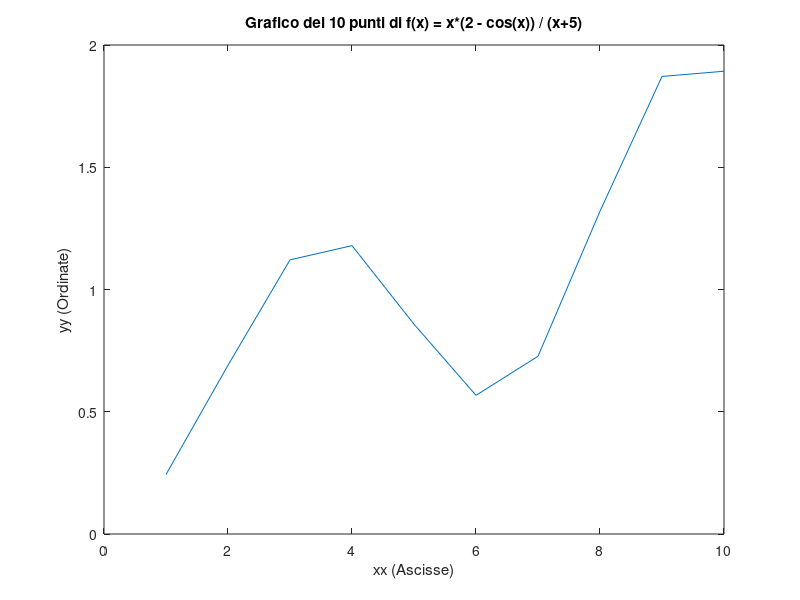

Here is the MATLAB script that generated this plot:
% ESERCIZI PARTE 1

% genera il vettore riga v = [2, −4, 7, 9, 13];
v= [2, -4, 7, 9, 13];

% genera il vettore colonna w = [3, 6, 9, 12, 15] con la function linspace
w= linspace(3, 15, 5); % (15-3)/(n-1)= 3, 3, 6, 9 ecc. fino a 15
w= w';

% genera il vettore riga z = [5, 6, 7, . . . , 43, 44] con il comando :
z= [5:44];

% genera il vettore v_ord avente le componenti di v ordinate in modo
% crescente con opportuna funzione Matlab;
v_ord= sort(v);

% genera il vettore riga z2 eliminando da z le componenti in posizione
% 3 e 33;
z2= z;
z2([3, 33])= [];
disp('size di z:')
disp(size(z))
disp('size di z2:')
disp(size(z2))

% genera il vettore riga z3 eliminando da z tutte le componenti in
% posizione dispari;
z3= z(2:2:end);
disp(' size di 23:')
disp(size(z3))

% esegue il prodotto righe per colonne s = v · w
s= v*w;

% estrae nel vettore riga t nell'ordine le componenti 5, 11, 32, 3, 6 di z
t= z([5, 11, 32, 3, 6]);

% esegue il prodotto puntuale di (Hadamard) p tra v e t, ovvero
% pi = vi · ti, 1 = 1, . . . , 5
% usando operatore puntuale;
p= v .* t;

% esegue il prodotto puntuale precedente mediante ciclo for ;
p_for= zeros(1, length(v));

for i=1:length(v)
    p_for(i)= v(i)*t(i);
end

% calcola la combinazione lineare c = 3v + 2t + 4w^T
c= 3*v + 2*t + 4*w';

% calcola il prodotto esterno (si tratta sempre di un prodotto righe per
% colonne) E = w · v
E= w*v;

% osservato che E è una matrice quadrata 5x5, calcola il determinante di
% E con opportuna funzione Matlab
det_E= det(E);
disp('Il determinante di E, è:')
disp(det_E)

% calcola la somma sv delle componenti di v con opportuna funzione
% Matlab
sv= sum(v);

% genera il vettore v inv avente le componenti di v in ordine inverso
v_inv= v(end:-1:1);

v_inv2= zeros(1, length(v));
n= length(v);
for i=1:length(v)
    v_inv2(i)= v(n);
    n= n-1;
end

% calcola il massimo MW delle componenti in w
MW= w(1);

for i=2:length(w)
    if w(i) > MW
        MW= w(i);
    end
end

% calcola il minimo mw delle componenti in w
mw= w(1);

for i=2:length(w)
    if w(i) < mw
        mw= w(i);
    end
end

% estrae dalla matrice E, la matrice T 3 × 4 avente le prime 3 righe e
% le ultime 4 colonne di E
T= E(1:3, end-3:end);

% estrae dalla matrice E, la matrice Q 4×4 avente nell'ordine le entrate
% di E che si trovano sulle righe 2, 4, 5, 1 e sulle colonne 1, 2, 3, 4
Q= E([2, 4, 5, 1], 1:4);

% genera la matrice la matrice T3, 3×3, ottenuta eliminando la seconda
% colonna di T
T3= T(1:3, [1, 3, 4]);

% calcola il rango della matrice T3, con opportuna funzione Matlab
disp('Il rango di T3 è: ')
disp(rank(T3))

% genera una matrice R3, 3 × 3, di numeri pseudocasuali uniformente
% distribuiti nell’intervallo [0, 1]
R3= 1*rand(3,3);

% calcola un vettore riga contentente il massimo di ogni colonna di R3
% con opportuna funzione Matlab
v_R3= max(R3, [], 1);

% genera il vettore colonna u = [1, 1, 1] con opportuna funzione Matlab
u= ones(1, 3)';

% calcola il prodotto righe per colonne b = R3 · u;
b= R3*u;

% risolve il sistema lineare R3 · x calc = b con la funzione Matlab \;
x_calc= R3\b;
disp('Soluzione del sistema lineare è:');
disp(x_calc)

% confronta la soluzione calcolata x calc con la soluzione ideale x, 
% calcolando in Err la norma 2 della solo differenza, con opportuna 
% funzione Matlab
x_ideale = [1; 1; 1];
Err= norm(x_calc - x_ideale, 2);
disp('La norma 2 della differenza è:');
disp(Err);

% genera un vettore colonna vett_int di 30 numeri interi pseudocasuali
% uniformente distribuiti nell'intervallo [−10, 12];
vett_int= randi([-10,12], 30, 1);

% trova in quali posizioni p3 le componenti di vett int sono uguali a 3
p3_matlab = find(vett_int == 3);

k= 1;
p3= [];
for i=1:length(vett_int)
    if vett_int(i) == 3
        p3(k)= i;
        k= k+1;
    end
end

% trova in quali posizioni pg le componenti di vett int sono maggiori di 4
pg_matlab = find(vett_int > 4);

k= 1;
pg= [];
for i=1:length(vett_int)
    if vett_int(i) > 4
        pg(k)= i;
        k= k+1;
    end
end

% sostituisce in p le componenti minori di 0 con 1
p_33= p;

for i=1:length(p)
    if p_33(i) < 0
        p_33(i)= 0;
    end
end

% genera il vettore riga dado che simula l'esito di 100 lanci di un dado
% a 6 facce
dado= randi([1, 6], 1, 100);

% calcola la media M dado dei risultati dell'esperimento precedente
media_dado_Matlab= mean(dado);

media_dado= 0;
for i=1:100
    media_dado= media_dado + dado(i);
end
media_dado= media_dado/100;

% genera le matrici *vedi file es. 36*
H= zeros(3, 3);
H(1, [1:3])= 1:3;
H(2, [1:3])= 3:-1:1;
H(3, [1:3])= [4, 4, 5];
% oppure H= [1, 2, 3; 3, 2, 1; 4, 4, 5] oppure H = [1:3; 3:-1:1; 4, 4, 5];
J= zeros(3, 3);
J= [-1, -2, 0; 8, 3, 2; -4, 7, 3];

% costruisce la matrice HJ, di ordine 3 × 6 affiancando J a destra di H
HJ= [H, J];

% calcola il prodotto S righe per colonne HJ^T · HJ
S= HJ'*HJ;

% calcola il rango rS della matrice S
rS= rank(S);

% calcola gli autovalori aut della matrice S con opportuna funzione
% Matlab
aut= eig(S);

% genera il vettore riga delle ascisse xx = [1, 2, 3, . . . , 9, 10] ed 
% il vettore riga yy delle corrispondenti ordinate ottenuto valutando in xx 
% la funzione f(x) = x(2−cos(x))/x+5
xx= 1:10;
yy= xx .* (2-cos(xx)) ./ (xx + 5);
% la funzione coseno in MATLAB è già predisposta per lavorare su 
% interi vettori in un colpo solo.

% genera un'immagine plottando il grafico dei 10 punti di f trovati al
% punto precedente
grid on
plot(xx, yy);
xlabel('xx (Ascisse)'); 
ylabel('yy (Ordinate)');
title('Grafico dei 10 punti di f(x) = x*(2 - cos(x)) / (x+5)');
